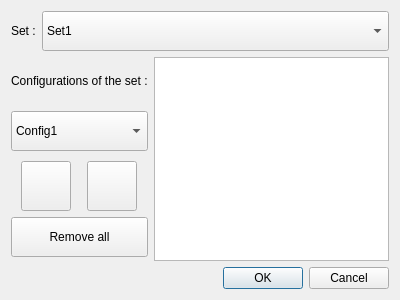
<?xml version="1.0" encoding="UTF-8"?>
<ui version="4.0">
 <class>Dialog</class>
 <widget class="QDialog" name="Dialog">
  <property name="geometry">
   <rect>
    <x>0</x>
    <y>0</y>
    <width>400</width>
    <height>300</height>
   </rect>
  </property>
  <property name="windowTitle">
   <string>Dialog</string>
  </property>
  <layout class="QGridLayout" name="gridLayout_2">
   <item row="0" column="0">
    <layout class="QVBoxLayout" name="verticalLayout_3">
     <item>
      <layout class="QHBoxLayout" name="horizontalLayout">
       <item>
        <widget class="QLabel" name="label_2">
         <property name="text">
          <string>Set :</string>
         </property>
        </widget>
       </item>
       <item>
        <widget class="QComboBox" name="sets_combo">
         <property name="sizePolicy">
          <sizepolicy hsizetype="Expanding" vsizetype="Fixed">
           <horstretch>0</horstretch>
           <verstretch>0</verstretch>
          </sizepolicy>
         </property>
         <property name="minimumSize">
          <size>
           <width>0</width>
           <height>40</height>
          </size>
         </property>
         <property name="maximumSize">
          <size>
           <width>16777215</width>
           <height>40</height>
          </size>
         </property>
         <item>
          <property name="text">
           <string>Set1</string>
          </property>
         </item>
         <item>
          <property name="text">
           <string>Set2</string>
          </property>
         </item>
         <item>
          <property name="text">
           <string>Set3</string>
          </property>
         </item>
        </widget>
       </item>
      </layout>
     </item>
     <item>
      <layout class="QHBoxLayout" name="horizontalLayout_2">
       <item>
        <layout class="QVBoxLayout" name="verticalLayout_2">
         <item>
          <widget class="QLabel" name="label">
           <property name="maximumSize">
            <size>
             <width>16777215</width>
             <height>40</height>
            </size>
           </property>
           <property name="text">
            <string>Configurations of the set :</string>
           </property>
          </widget>
         </item>
         <item>
          <widget class="QComboBox" name="configs_combo">
           <property name="sizePolicy">
            <sizepolicy hsizetype="Expanding" vsizetype="Fixed">
             <horstretch>0</horstretch>
             <verstretch>0</verstretch>
            </sizepolicy>
           </property>
           <property name="minimumSize">
            <size>
             <width>0</width>
             <height>40</height>
            </size>
           </property>
           <property name="maximumSize">
            <size>
             <width>16777215</width>
             <height>40</height>
            </size>
           </property>
           <item>
            <property name="text">
             <string>Config1</string>
            </property>
           </item>
           <item>
            <property name="text">
             <string>Config2</string>
            </property>
           </item>
           <item>
            <property name="text">
             <string>Config3</string>
            </property>
           </item>
           <item>
            <property name="text">
             <string>Config4</string>
            </property>
           </item>
           <item>
            <property name="text">
             <string>Config5</string>
            </property>
           </item>
           <item>
            <property name="text">
             <string>Config6</string>
            </property>
           </item>
          </widget>
         </item>
         <item>
          <layout class="QVBoxLayout" name="verticalLayout">
           <item>
            <layout class="QGridLayout" name="gridLayout">
             <item row="0" column="0">
              <widget class="QPushButton" name="remove_button">
               <property name="sizePolicy">
                <sizepolicy hsizetype="Fixed" vsizetype="Fixed">
                 <horstretch>0</horstretch>
                 <verstretch>0</verstretch>
                </sizepolicy>
               </property>
               <property name="minimumSize">
                <size>
                 <width>50</width>
                 <height>50</height>
                </size>
               </property>
               <property name="maximumSize">
                <size>
                 <width>50</width>
                 <height>50</height>
                </size>
               </property>
               <property name="text">
                <string/>
               </property>
               <property name="icon">
                <iconset>
                 <normaloff>list-remove.svg</normaloff>list-remove.svg</iconset>
               </property>
               <property name="autoDefault">
                <bool>false</bool>
               </property>
              </widget>
             </item>
             <item row="0" column="1">
              <widget class="QPushButton" name="add_button">
               <property name="sizePolicy">
                <sizepolicy hsizetype="Fixed" vsizetype="Fixed">
                 <horstretch>0</horstretch>
                 <verstretch>0</verstretch>
                </sizepolicy>
               </property>
               <property name="minimumSize">
                <size>
                 <width>50</width>
                 <height>50</height>
                </size>
               </property>
               <property name="maximumSize">
                <size>
                 <width>50</width>
                 <height>50</height>
                </size>
               </property>
               <property name="text">
                <string/>
               </property>
               <property name="icon">
                <iconset>
                 <normaloff>list-add.svg</normaloff>list-add.svg</iconset>
               </property>
               <property name="autoDefault">
                <bool>false</bool>
               </property>
              </widget>
             </item>
            </layout>
           </item>
           <item>
            <widget class="QPushButton" name="remove_all">
             <property name="minimumSize">
              <size>
               <width>0</width>
               <height>40</height>
              </size>
             </property>
             <property name="text">
              <string>Remove all</string>
             </property>
             <property name="autoDefault">
              <bool>false</bool>
             </property>
            </widget>
           </item>
          </layout>
         </item>
        </layout>
       </item>
       <item>
        <widget class="QListView" name="configs_list"/>
       </item>
      </layout>
     </item>
     <item>
      <widget class="QDialogButtonBox" name="buttonBox">
       <property name="orientation">
        <enum>Qt::Horizontal</enum>
       </property>
       <property name="standardButtons">
        <set>QDialogButtonBox::Cancel|QDialogButtonBox::Ok</set>
       </property>
      </widget>
     </item>
    </layout>
   </item>
  </layout>
 </widget>
 <resources/>
 <connections>
  <connection>
   <sender>buttonBox</sender>
   <signal>accepted()</signal>
   <receiver>Dialog</receiver>
   <slot>accept()</slot>
   <hints>
    <hint type="sourcelabel">
     <x>258</x>
     <y>289</y>
    </hint>
    <hint type="destinationlabel">
     <x>157</x>
     <y>274</y>
    </hint>
   </hints>
  </connection>
  <connection>
   <sender>buttonBox</sender>
   <signal>rejected()</signal>
   <receiver>Dialog</receiver>
   <slot>reject()</slot>
   <hints>
    <hint type="sourcelabel">
     <x>326</x>
     <y>289</y>
    </hint>
    <hint type="destinationlabel">
     <x>286</x>
     <y>274</y>
    </hint>
   </hints>
  </connection>
 </connections>
</ui>
